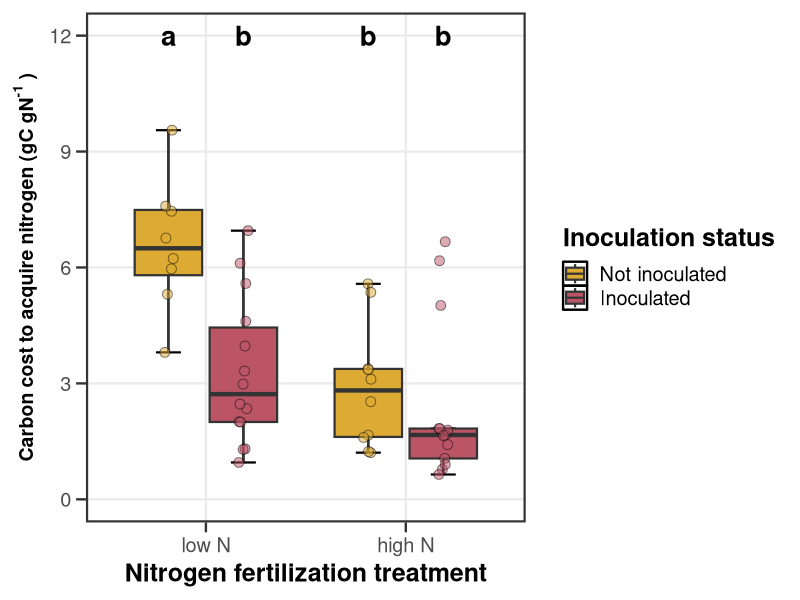
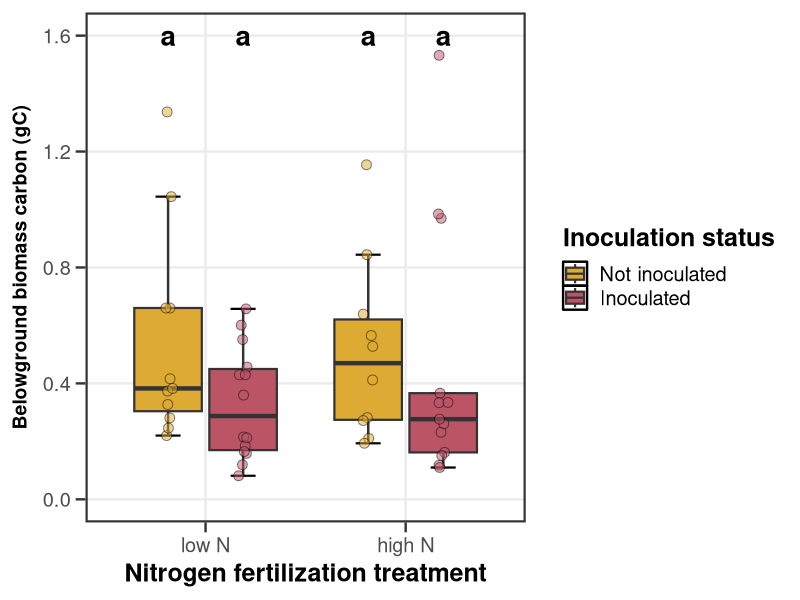
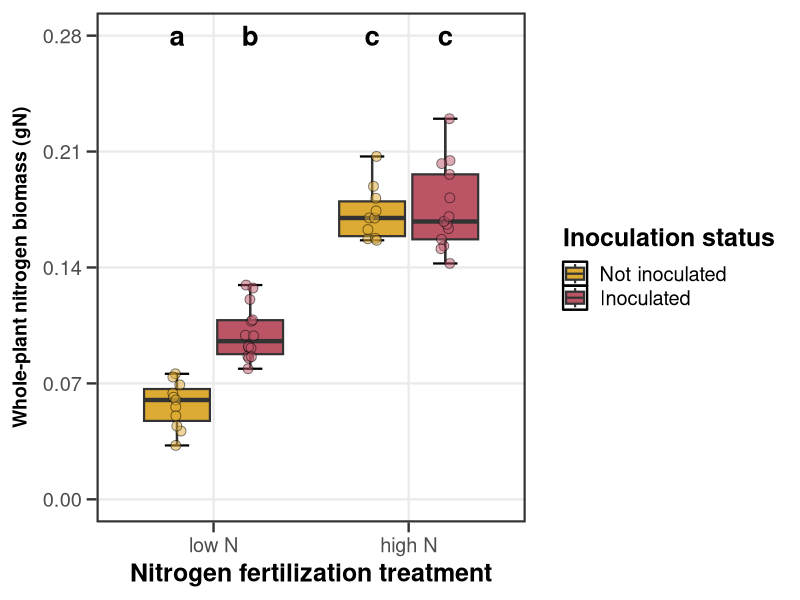
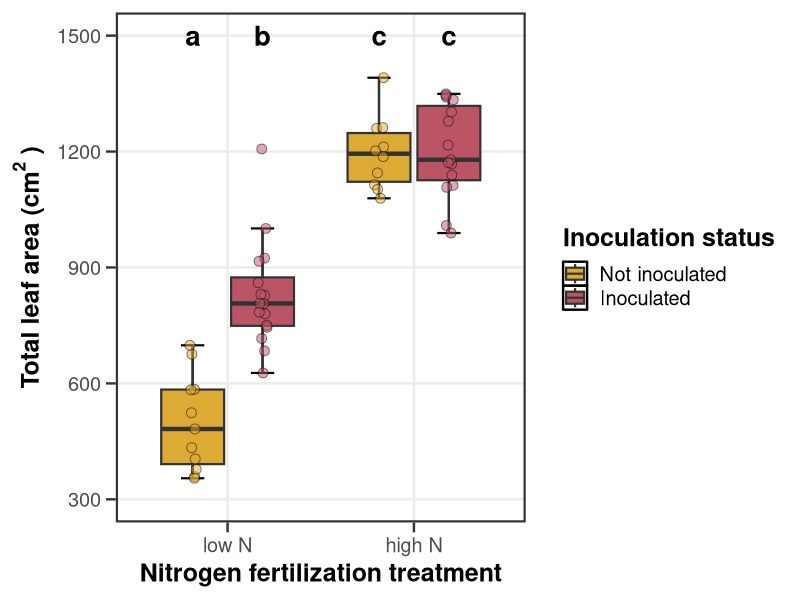
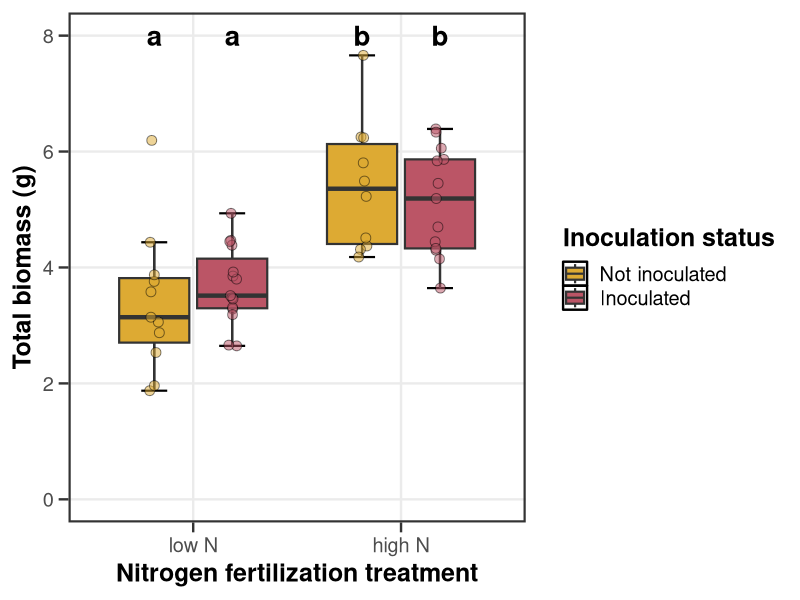
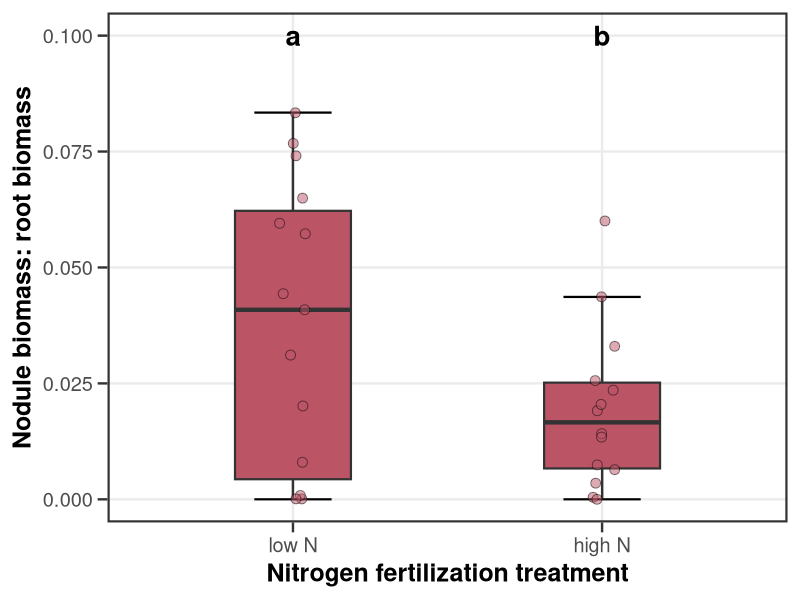
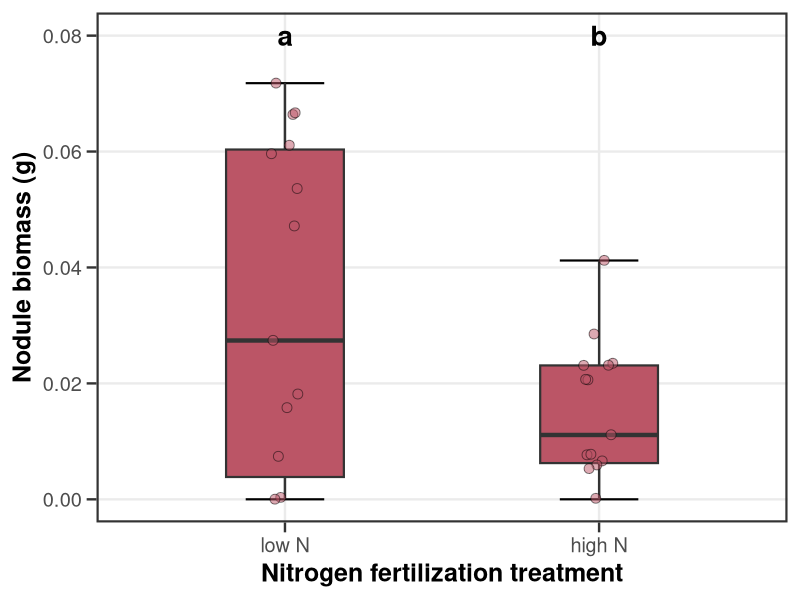
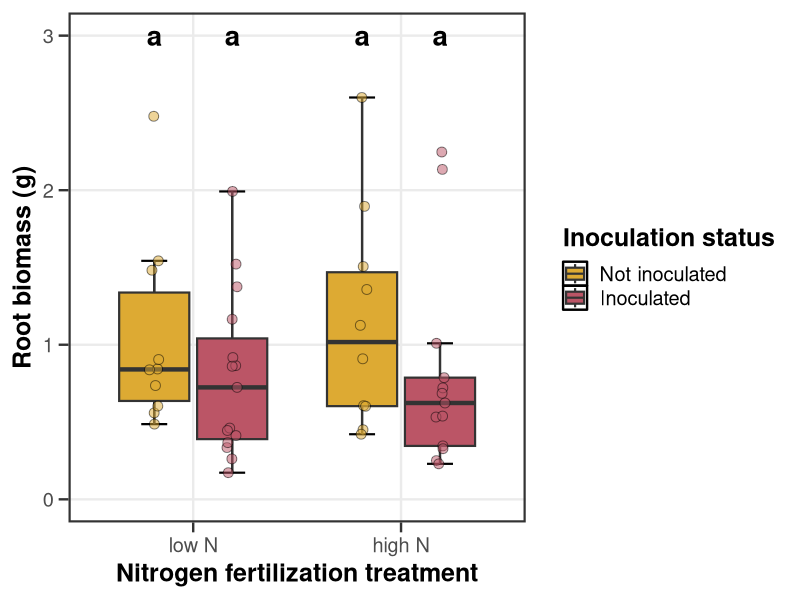

Write the R code that produced these figures, in order.
## NxI plot script for Perkowski et al., (2024). 
## Paths assume that the location of this script is the root directory.

## Libraries
library(tidyverse)
library(ggpubr)

## Central figure theme
pubtheme <- theme_bw(base_size = 18) +
  theme(panel.background = element_blank(),
        strip.background = element_blank(),
        axis.title = element_text(face = "bold"),
        strip.text = element_text(face = "bold"),
        panel.border = element_rect(size = 1.5, fill = NA),
        legend.box.background = element_blank(),
        legend.key = element_rect(fill = NA),
        legend.background=element_blank(),
        legend.title = element_text(face = "bold"),
        axis.ticks.length = unit(0.25, "cm"),
        panel.grid.minor.y = element_blank(),
        legend.text.align = 0)

## Load data and add treatment column
data <- read.csv("../data/NxI_data.csv", na.strings = "NA") %>%
  unite("treatment", n.trt:inoc, remove = FALSE) %>%
  filter(inoc == "yi" | (inoc == "ni" & nodule.biomass == 0)) %>%
  mutate(treatment = factor(treatment, levels = c("70_ni", "70_yi",
                                                  "630_ni", "630_yi")),
         n.trt = factor(n.trt, levels = c(70, 630)))

## Load compact letters data and add treatment column
comp.letters <- read.csv("../data/NxI_compact_letters.csv",
                         na.strings = "<NA>") %>%
  mutate(treatment = factor(treatment, levels = c("70_ni", "70_yi",
                                                  "630_ni", "630_yi")),
         n.trt = factor(n.trt, levels = c(70, 630)))

## Add colorblind friendly palette
cbbPalette <- c("#DDAA33", "#BB5566", "#004488", "#BBBBBB")

##########################################################################
## Carbon costs to acquire nitrogen
##########################################################################
ncost.plot <- ggplot(data = data, 
                     aes(x = n.trt, y = n.cost, fill = inoc)) +
  stat_boxplot(linewidth = 0.75, geom = "errorbar", width = 0.25, 
               position = position_dodge(width = 0.75)) +
  geom_boxplot(size = 0.75, outlier.shape = NA) +
  geom_point(size = 3, alpha = 0.5, show.legend = FALSE, shape = 21,
              position = position_jitterdodge(jitter.width = 0.05, 
                                              dodge.width = 0.75)) +
  geom_text(data = subset(comp.letters, variable == "ncost"),
            aes(y = 12, label = .group), 
            fontface = "bold", size = 7,
            position = position_dodge(width = 0.75)) +
  scale_y_continuous(limits = c(0, 12), breaks = seq(0, 12, 3)) +
  scale_x_discrete(labels = c("low N", "high N")) +
  scale_fill_manual(values = cbbPalette, labels = c("Not inoculated",
                                                    "Inoculated")) +
  labs(x = "Nitrogen fertilization treatment",
       y = expression(bold("Carbon cost to acquire nitrogen (gC gN"^"-1"~")")),
       fill = "Inoculation status") +
  pubtheme + theme(axis.title.y = element_text(size = 14))
ncost.plot

##########################################################################
## Belowground carbon figure
##########################################################################
bgc.plot <- ggplot(data = data, aes(x = n.trt, y = bg.total.c, fill = inoc)) +
  stat_boxplot(linewidth = 0.75, geom = "errorbar", width = 0.25, 
               position = position_dodge(width = 0.75)) +
  geom_boxplot(size = 0.75, outlier.shape = NA) +
  geom_point(size = 3, alpha = 0.5, show.legend = FALSE, shape = 21,
             position = position_jitterdodge(jitter.width = 0.05, 
                                             dodge.width = 0.75)) +
  geom_text(data = subset(comp.letters, variable == "bgc"),
            aes(y = 1.6, label = .group), 
            fontface = "bold", size = 7,
            position = position_dodge(width = 0.75)) +
  scale_y_continuous(limits = c(0, 1.6), breaks = seq(0, 1.6, 0.4)) +
  scale_x_discrete(labels = c("low N", "high N")) +
  scale_fill_manual(values = cbbPalette, 
                    labels = c("Not inoculated", "Inoculated")) +
  labs(x = "Nitrogen fertilization treatment",
       y = expression(bold("Belowground biomass carbon (gC)")),
       fill = "Inoculation status") +
  pubtheme + theme(axis.title.y = element_text(size = 14))
bgc.plot

##########################################################################
## Whole plant nitrogen
##########################################################################
wpn.plot <- ggplot(data = data, aes(x = n.trt, y = wp.total.n, fill = inoc)) +
  stat_boxplot(size = 0.75, geom = "errorbar", width = 0.25, 
               position = position_dodge(width = 0.75)) +
  geom_boxplot(size = 0.75, outlier.shape = NA) +
  geom_point(size = 3, alpha = 0.5, show.legend = FALSE, shape = 21,
              position = position_jitterdodge(jitter.width = 0.05, 
                                              dodge.width = 0.75)) +
  geom_text(data = subset(comp.letters, variable == "wpn"),
            aes(y = 0.28, label = .group), 
            fontface = "bold", size = 7,
            position = position_dodge(0.75)) +
  scale_y_continuous(limits = c(0, 0.28), breaks = seq(0, 0.28, 0.07)) +
  scale_x_discrete(labels = c("low N", "high N")) +
  scale_fill_manual(values = cbbPalette, 
                    labels = c("Not inoculated", "Inoculated")) +
  labs(x = "Nitrogen fertilization treatment",
       y = expression(bold("Whole-plant nitrogen biomass (gN)")),
       fill = "Inoculation status") +
  pubtheme + theme(axis.title.y = element_text(size = 14))
wpn.plot

##########################################################################
## Total leaf area
##########################################################################
tla.plot <- ggplot(data = data, aes(x = n.trt, y = total.leaf.area, fill = inoc)) +
  stat_boxplot(size = 0.75, geom = "errorbar", width = 0.25, 
               position = position_dodge(width = 0.75)) +
  geom_boxplot(size = 0.75, outlier.shape = NA) +
  geom_point(size = 3, alpha = 0.5, show.legend = FALSE, shape = 21,
             position = position_jitterdodge(jitter.width = 0.05, 
                                             dodge.width = 0.75)) +
  geom_text(data = subset(comp.letters, 
                          variable == "total.leaf.area"),
            aes(y = 1500, label = .group), fontface = "bold", size = 7,
            position = position_dodge(0.75)) +
  scale_y_continuous(limits = c(300, 1500), breaks = seq(300, 1500, 300)) +
  scale_x_discrete(labels = c("low N", "high N")) +
  scale_fill_manual(values = cbbPalette, 
                    labels = c("Not inoculated", "Inoculated")) +
  labs(x = "Nitrogen fertilization treatment",
       y = expression(bold("Total leaf area (cm"^"2"~")")),
       fill = "Inoculation status") +
  pubtheme
tla.plot

##########################################################################
## Total biomass
##########################################################################
tbio.plot <- ggplot(data = data, aes(x = n.trt, y = total.biomass, fill = inoc)) +
  stat_boxplot(size = 0.75, geom = "errorbar", width = 0.25, 
               position = position_dodge(width = 0.75)) +
  geom_boxplot(size = 0.75, outlier.shape = NA) +
  geom_point(size = 3, alpha = 0.5, show.legend = FALSE, shape = 21,
             position = position_jitterdodge(jitter.width = 0.05, 
                                             dodge.width = 0.75)) +
  geom_text(data = subset(comp.letters, 
                          variable == "total.biomass"),
            aes(y = 8, label = .group), fontface = "bold", size = 7,
            position = position_dodge(0.75)) +
  scale_y_continuous(limits = c(0, 8), breaks = seq(0, 8, 2)) +
  scale_x_discrete(labels = c("low N", "high N")) +
  scale_fill_manual(values = cbbPalette, 
                    labels = c("Not inoculated", "Inoculated")) +
  labs(x = "Nitrogen fertilization treatment",
       y = "Total biomass (g)",
       fill = "Inoculation status") +
  pubtheme
tbio.plot

##########################################################################
## Root nodule biomass:root biomass figure
##########################################################################
nodroot.plot <- ggplot(data = subset(data, inoc == "yi"), 
                       aes(x = n.trt, y = nod.root.biomass)) +
  stat_boxplot(size = 0.75, geom = "errorbar", width = 0.25) +
  geom_boxplot(size = 0.75, outlier.shape = NA, fill = cbbPalette[2], width = 0.375) +
  geom_point(size = 3, alpha = 0.5, show.legend = FALSE, shape = 21,
             position = position_jitter(width = 0.05),
             fill = cbbPalette[2]) +
  geom_text(data = subset(comp.letters, variable == "nodroot"),
            aes(y = 0.1, label = .group), fontface = "bold", size = 7) +
  scale_y_continuous(limits = c(0, 0.1), breaks = seq(0, 0.1, 0.025)) +
  scale_x_discrete(labels = c("low N", "high N")) +
  scale_fill_manual(values = cbbPalette, 
                    labels = c("Not inoculated", "Inoculated")) +
  labs(x = "Nitrogen fertilization treatment",
       y = "Nodule biomass: root biomass",
       fill = "Inoculation status") +
  pubtheme
nodroot.plot

##########################################################################
## Root nodule biomass figure
##########################################################################
nod.plot <- ggplot(data = subset(data, inoc == "yi"), 
                   aes(x = n.trt, y = nodule.biomass)) +
  stat_boxplot(size = 0.75, geom = "errorbar", width = 0.25) +
  geom_boxplot(size = 0.75, outlier.shape = NA, fill = cbbPalette[2], width = 0.375) +
  geom_point(size = 3, alpha = 0.5, show.legend = FALSE, shape = 21,
             position = position_jitter(width = 0.05),
             fill = cbbPalette[2]) +
  geom_text(data = subset(comp.letters, variable == "nod"),
            aes(y = 0.08, label = .group), fontface = "bold", size = 7) +
  scale_y_continuous(limits = c(0, 0.08), breaks = seq(0, 0.08, 0.02)) +
  scale_x_discrete(labels = c("low N", "high N")) +
  scale_fill_manual(values = cbbPalette, 
                    labels = c("Not inoculated", "Inoculated")) +
  labs(x = "Nitrogen fertilization treatment",
       y = "Nodule biomass (g)",
       fill = "Inoculation status") +
  pubtheme
nod.plot

##########################################################################
## Root biomass figure
##########################################################################
root.plot <- ggplot(data = data, aes(x = n.trt, y = root.biomass, fill = inoc)) +
  stat_boxplot(size = 0.75, geom = "errorbar", width = 0.25, 
               position = position_dodge(width = 0.75)) +
  geom_boxplot(size = 0.75, outlier.shape = NA) +
  geom_point(size = 3, alpha = 0.5, show.legend = FALSE, shape = 21,
             position = position_jitterdodge(jitter.width = 0.05, 
                                             dodge.width = 0.75)) +
  geom_text(data = subset(comp.letters, variable == "root"),
            aes(y = 3, label = .group), fontface = "bold", size = 7,
            position = position_dodge(0.75)) +
  scale_y_continuous(limits = c(0, 3), breaks = seq(0, 3, 1)) +
  scale_x_discrete(labels = c("low N", "high N")) +
  scale_fill_manual(values = cbbPalette, 
                    labels = c("Not inoculated", "Inoculated")) +
  labs(x = "Nitrogen fertilization treatment",
       y = "Root biomass (g)",
       fill = "Inoculation status") +
  pubtheme
root.plot

##########################################################################
## BVR figure
##########################################################################
bvr.plot <- ggplot(data = data, aes(x = n.trt, y = bvr, fill = inoc)) +
  stat_boxplot(size = 0.75, geom = "errorbar", width = 0.25, 
               position = position_dodge(width = 0.75)) +
  geom_boxplot(size = 0.75, outlier.shape = NA) +
  geom_point(size = 3, alpha = 0.5, show.legend = FALSE, shape = 21,
             position = position_jitterdodge(jitter.width = 0.05, 
                                             dodge.width = 0.75)) +
  geom_text(data = subset(comp.letters, variable == "bvr"),
            aes(y = 2, label = .group), fontface = "bold", size = 7,
            position = position_dodge(0.75)) +
  geom_hline(yintercept = 1, size = 1.5, linetype = "dashed") +
  scale_y_continuous(limits = c(0, 2), breaks = seq(0, 2, 0.5)) +
  scale_x_discrete(labels = c("low N", "high N")) +
  scale_fill_manual(values = cbbPalette, 
                    labels = c("Not inoculated", "Inoculated")) +
  labs(x = "Nitrogen fertilization treatment",
       y = expression(bold("Biomass: pot volume (g L"^"-1"~")")),
       fill = "Inoculation status") +
  pubtheme
bvr.plot

##########################################################################
## Figure 1: Structural carbon costs to acquire nitrogen
##########################################################################
# png("[insert path here]",
#     width = 13, height = 10, units = 'in', res = 600)
ggarrange(ncost.plot, bgc.plot, wpn.plot, ncol = 2, nrow = 2,
          align = "hv", common.legend = T, legend = "right",
          labels = "AUTO", vjust = 1,
          font.label = list(size = 18, face = "bold"))
# dev.off()

##########################################################################
## Figure 2: Whole-plant growth
##########################################################################
# png("[insert path here]",
#     width = 12, height = 4.5, units = 'in', res = 600)
ggarrange(tla.plot, tbio.plot, ncol = 2, 
          common.legend = TRUE, align = "hv", legend = "right", 
          labels = "AUTO",
          font.label = list(size = 18, face = "bold"), widths = 1)
# dev.off()

##########################################################################
## Figure 3: N fixation
##########################################################################
# png("[insert path here]",
#     width = 13, height = 10, units = 'in', res = 600)
ggarrange(nodroot.plot, nod.plot, root.plot, ncol = 2, nrow = 2,
          align = "hv", common.legend = T, legend = "right",
          labels = "AUTO", vjust = 1,
          font.label = list(size = 18, face = "bold"))
# dev.off()

##########################################################################
## Figure S1: BVR
##########################################################################
# png("[insert path here]",
#     width = 9, height = 6, units = 'in', res = 600)
bvr.plot
# dev.off()
